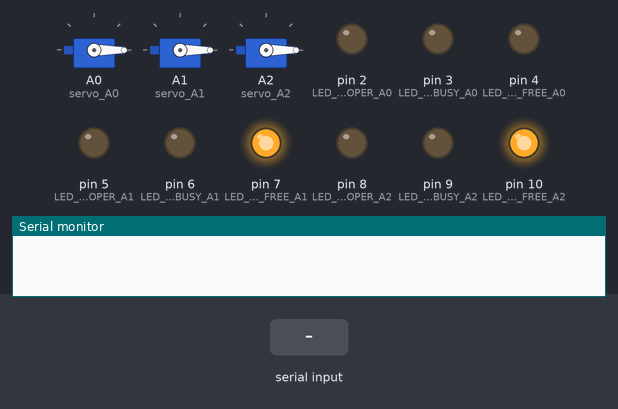
This sketch was run on a simulated Arduino Uno, built with avr-gcc and run on an emulated ATmega328P. Parts: 3 × servo, output pins drawn as LEDs (lit = HIGH), the last lines printed to the serial monitor. The inputs (shaded band) are chosen by the test bench.

Above: at 1.2 s.
1.3 s: "A0:abre:livre\n" received over Serial
At 1.97 s:
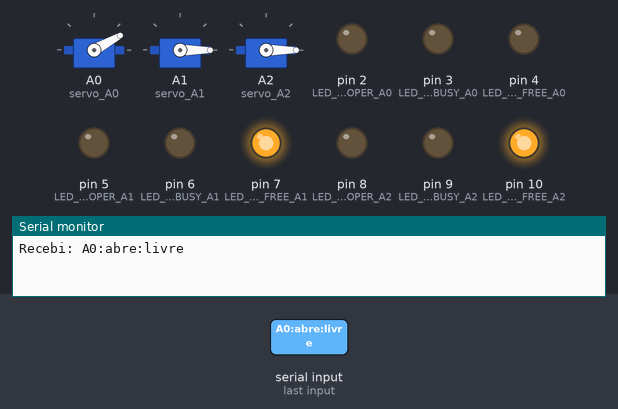
4.3 s: "A0:abre:ocupado\n" received over Serial
7.3 s: "A0:fecha:livre\n" received over Serial
At 7.76 s:
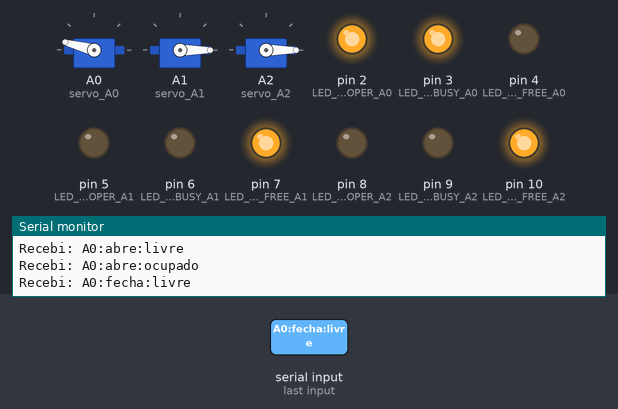
10.3 s: "A0:fecha:ocupado\n" received over Serial
13.3 s: "A0:abre:livre\n" received over Serial
At 16.5 s:
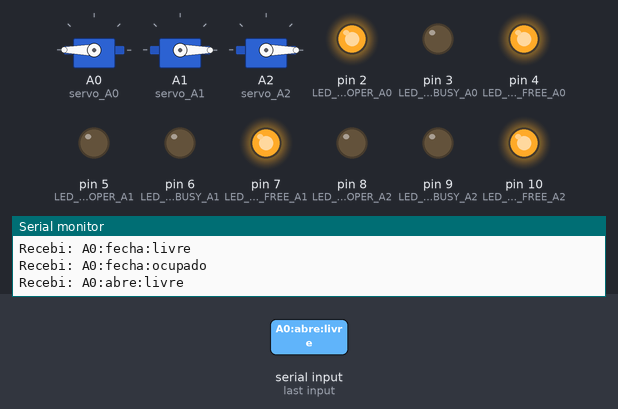
Timing chart, 0 to 17.3 s (numbered marks = the images above; inputs shaded):
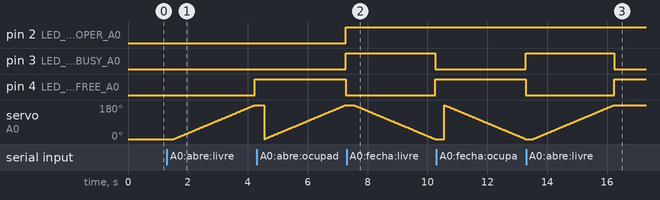

Measured:
- after the input at 1.3 s, pin 4 (LED_STATUS_FREE_A0): LOW → HIGH after 2.9 s; servo on A0 (servo_A0): moves from 0° to 180° over 2.7 s, starting after 0.23 s
- after the input at 4.3 s, pin 2 (LED_STATUS_OPER_A0), pin 3 (LED_STATUS_BUSY_A0): LOW → HIGH after 3.0 s; pin 4 (LED_STATUS_FREE_A0): HIGH → LOW after 3.0 s
- after the input at 7.3 s, pin 3 (LED_STATUS_BUSY_A0): HIGH → LOW after 3.0 s; pin 4 (LED_STATUS_FREE_A0): LOW → HIGH after 3.0 s; servo on A0 (servo_A0): moves from 180° to 0° over 2.7 s, starting after 0.24 s
- after the input at 10.3 s, pin 3 (LED_STATUS_BUSY_A0): LOW → HIGH after 3.0 s; pin 4 (LED_STATUS_FREE_A0): HIGH → LOW after 3.0 s
- after the input at 13.3 s, pin 3 (LED_STATUS_BUSY_A0): HIGH → LOW after 2.9 s; pin 4 (LED_STATUS_FREE_A0): LOW → HIGH after 2.9 s; servo on A0 (servo_A0): moves from 0° to 180° over 2.7 s, starting after 0.23 s

The sketch:

PortsOperArduino.ino
```cpp
/*   **********    AUTOR MARCOS PAULO SILVA VIANA PROJETO COOLBAGSAFE-RENTLOCKER  ***************************************
        DEFININDO AS PORTAS LED_OPER ( OUTPUT )SERAO ESTADO DE OPERACAO QUANDO ATIVO ELAS IRAO PISCAR CONFORME A PORTA
        DESIGNADA ESTIVER EM OPERACAO ||
        LED_STATUS ( OUTPUT ) O ESTADO EM QUE A PORTA SE ENCONTRA OCUPADO OU LIVRE, LIVRE = LOW , OCUPADO = HIGH
        LED_STATUS_FREE O IDEM LED_STATUS MAS INVERTIDO LIVRE = HIGH, OCUPADO = LOW
        LED_SENSOR  ( INPUT ) RESPONSAVEIS POR DETECTAR SE A PORTA ESTA OU NAO FECHADA
     ******************************************************************************************************************** */
#include <Arduino.h>
#include "Servo.h"

#define LED_STATUS_OPER_A0   2
#define LED_STATUS_BUSY_A0   3
#define LED_STATUS_FREE_A0   4
#define LED_STATUS_OPER_A1   5
#define LED_STATUS_BUSY_A1   6
#define LED_STATUS_FREE_A1   7
#define LED_STATUS_OPER_A2   8
#define LED_STATUS_BUSY_A2   9
#define LED_STATUS_FREE_A2  10

#define SENSOR_A0           11
#define SENSOR_A1           12
#define SENSOR_A2           13
bool condicao = false;


Servo servo_A0;
Servo servo_A1;
Servo servo_A2;
Servo servo_A3;
Servo servo_A4;
/*Servo servo_0;
Servo servo_1;
Servo servo_2;
Servo servo_3;
Servo servo_4;
Servo servo_5;
Servo servo_6;*/

int pos = 0;
int comando = 0;
int servoport = 0;
int statusA0 = 0;
int statusA1 = 0;
int statusA2 = 0;

void setup() {
    Serial.begin(9600);
    servo_A0.attach(A0);
    servo_A1.attach(A1);
    servo_A2.attach(A2);
    //servo_A3.attach(A3);
    //servo_A4.attach(A4);

    // POSICIONA O SERVO NA POSICAO 0
    servo_A0.write(0);
    servo_A1.write(0);
    servo_A2.write(0);


    pinMode(LED_STATUS_OPER_A0, OUTPUT);
    pinMode(LED_STATUS_BUSY_A0, OUTPUT);
    pinMode(LED_STATUS_FREE_A0, OUTPUT);
    pinMode(LED_STATUS_OPER_A1, OUTPUT);
    pinMode(LED_STATUS_BUSY_A1, OUTPUT);
    pinMode(LED_STATUS_FREE_A1, OUTPUT);
    pinMode(LED_STATUS_OPER_A2, OUTPUT);
    pinMode(LED_STATUS_BUSY_A2, OUTPUT);
    pinMode(LED_STATUS_FREE_A2, OUTPUT);

    pinMode(SENSOR_A0, INPUT);
    pinMode(SENSOR_A1, INPUT);
    pinMode(SENSOR_A2, INPUT);

    digitalWrite(LED_STATUS_OPER_A0, LOW);
    digitalWrite(LED_STATUS_BUSY_A0, LOW);
    digitalWrite(LED_STATUS_FREE_A0, LOW); //LIVRE ATIVO
    digitalWrite(LED_STATUS_OPER_A1, LOW);
    digitalWrite(LED_STATUS_BUSY_A1, LOW);
    digitalWrite(LED_STATUS_FREE_A1, HIGH); //LIVRE ATIVO
    digitalWrite(LED_STATUS_OPER_A2, LOW);
    digitalWrite(LED_STATUS_BUSY_A2, LOW);
    digitalWrite(LED_STATUS_FREE_A2, HIGH);//LIVRE ATIVO


}
void piscaLed(){
        statusA0 = digitalRead(SENSOR_A0);
        if (statusA0 == 1){
            digitalWrite(LED_STATUS_OPER_A0, LOW);
            delay(300);
            digitalWrite(LED_STATUS_OPER_A0, HIGH);
            delay(300);}
        else{
          digitalWrite(LED_STATUS_OPER_A0, LOW);
        }
        statusA1 = digitalRead(SENSOR_A1);
        if (statusA1 == 1){
            digitalWrite(LED_STATUS_OPER_A1, LOW);
            delay(300);
            digitalWrite(LED_STATUS_OPER_A1, HIGH);
            delay(300);}
        else{
          digitalWrite(LED_STATUS_OPER_A1, LOW);
        }

        statusA2 = digitalRead(SENSOR_A2);
        if (statusA2 == 1){
            digitalWrite(LED_STATUS_OPER_A2, LOW);
            delay(600);
            digitalWrite(LED_STATUS_OPER_A2, HIGH);
            delay(600);}
        else{
          digitalWrite(LED_STATUS_OPER_A2, LOW);
        }


}

String leStringSerial(){
  String conteudo = "";
  char caractere;

  // Enquanto receber algo pela serial
  while(Serial.available() > 0) {
    // Lê byte da serial
    caractere = Serial.read();
    // Ignora caractere de quebra de linha
    if (caractere != '\n'){
      // Concatena valores
      conteudo.concat(caractere);
    }
    // Aguarda buffer serial ler próximo caractere
    delay(15);
  }

  Serial.print("Recebi: ");
  Serial.println(conteudo);

  return conteudo;
}

void loop(){
    //piscaLed();


    if(Serial.available() > 0)
    {
      String recebido = leStringSerial();
      if (recebido == "A0:abre:livre")
      {
        for(pos = 0; pos <= 180; pos += 1)
          {
            servo_A0.write(pos);
            delay(15);
          }
        digitalWrite(LED_STATUS_FREE_A0, HIGH);
        digitalWrite(LED_STATUS_BUSY_A0, LOW);
        condicao = true;
      }
      if (recebido == "A0:abre:ocupado")
      {
        for(pos = 0; pos <= 180; pos += 1)
          {
            servo_A0.write(pos);
            delay(15);
          }
        digitalWrite(LED_STATUS_OPER_A0, HIGH);
        digitalWrite(LED_STATUS_FREE_A0, LOW);
        digitalWrite(LED_STATUS_BUSY_A0, HIGH);

      }
      if (recebido == "A0:fecha:livre")
      {
        for(pos = 180; pos >= 0; pos -= 1)
          {
          servo_A0.write(pos);
          delay(15);
          }
        digitalWrite(LED_STATUS_FREE_A0, HIGH);
        digitalWrite(LED_STATUS_BUSY_A0, LOW);
      }
      if (recebido == "A0:fecha:ocupado")
      {
        for(pos = 180; pos >= 0; pos -= 1)
          {
          servo_A0.write(pos);
          delay(15);
          }
        digitalWrite(LED_STATUS_FREE_A0, LOW);
        digitalWrite(LED_STATUS_BUSY_A0, HIGH);
      }

      /*
      if (recebido == "A3:livre")
      {
        digitalWrite(LED_STATUS_FREE_A3, HIGH);
        digitalWrite(LED_STATUS_BUSY_A3, LOW);
      }
      if (recebido == "A3:ocupado")
      {
        digitalWrite(LED_STATUS_FREE_A3, LOW);
        digitalWrite(LED_STATUS_BUSY_A3, HIGH);
      }
      if (recebido == "A4:livre")
      {
        digitalWrite(LED_STATUS_FREE_A4, HIGH);
        digitalWrite(LED_STATUS_BUSY_A4, LOW);
      }
      if (recebido == "A4:ocupado")
      {
        digitalWrite(LED_STATUS_FREE_A4, LOW);
        digitalWrite(LED_STATUS_BUSY_A4, HIGH);
      }*/
    }
}
```
